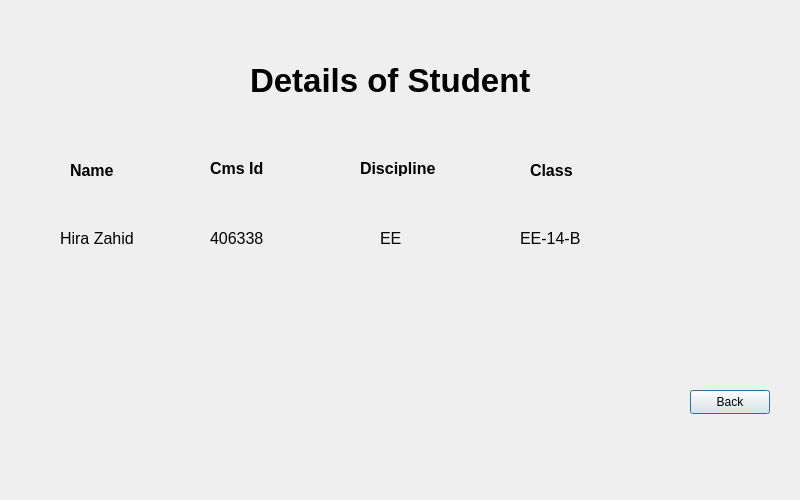
<?xml version="1.0" encoding="UTF-8"?>
<ui version="4.0">
 <class>searchstudent2</class>
 <widget class="QDialog" name="searchstudent2">
  <property name="geometry">
   <rect>
    <x>0</x>
    <y>0</y>
    <width>800</width>
    <height>500</height>
   </rect>
  </property>
  <property name="windowTitle">
   <string>FeedbackManagementSystem</string>
  </property>
  <property name="styleSheet">
   <string notr="true">background-image:url(:/images/detailsstudent.png) ;</string>
  </property>
  <widget class="QLabel" name="label">
   <property name="geometry">
    <rect>
     <x>70</x>
     <y>160</y>
     <width>51</width>
     <height>21</height>
    </rect>
   </property>
   <property name="font">
    <font>
     <pointsize>12</pointsize>
     <bold>true</bold>
    </font>
   </property>
   <property name="text">
    <string>Name</string>
   </property>
  </widget>
  <widget class="QLabel" name="label_2">
   <property name="geometry">
    <rect>
     <x>60</x>
     <y>230</y>
     <width>81</width>
     <height>16</height>
    </rect>
   </property>
   <property name="font">
    <font>
     <pointsize>12</pointsize>
    </font>
   </property>
   <property name="text">
    <string>Hira Zahid</string>
   </property>
  </widget>
  <widget class="QLabel" name="label_3">
   <property name="geometry">
    <rect>
     <x>210</x>
     <y>160</y>
     <width>61</width>
     <height>16</height>
    </rect>
   </property>
   <property name="font">
    <font>
     <pointsize>12</pointsize>
     <bold>true</bold>
    </font>
   </property>
   <property name="text">
    <string>Cms Id</string>
   </property>
  </widget>
  <widget class="QLabel" name="label_4">
   <property name="geometry">
    <rect>
     <x>360</x>
     <y>160</y>
     <width>91</width>
     <height>16</height>
    </rect>
   </property>
   <property name="font">
    <font>
     <pointsize>12</pointsize>
     <bold>true</bold>
    </font>
   </property>
   <property name="text">
    <string>Discipline</string>
   </property>
  </widget>
  <widget class="QLabel" name="label_5">
   <property name="geometry">
    <rect>
     <x>530</x>
     <y>160</y>
     <width>49</width>
     <height>21</height>
    </rect>
   </property>
   <property name="font">
    <font>
     <pointsize>12</pointsize>
     <bold>true</bold>
    </font>
   </property>
   <property name="text">
    <string>Class</string>
   </property>
  </widget>
  <widget class="QLabel" name="label_6">
   <property name="geometry">
    <rect>
     <x>210</x>
     <y>230</y>
     <width>61</width>
     <height>16</height>
    </rect>
   </property>
   <property name="font">
    <font>
     <pointsize>12</pointsize>
     <bold>false</bold>
    </font>
   </property>
   <property name="text">
    <string>406338</string>
   </property>
  </widget>
  <widget class="QLabel" name="label_7">
   <property name="geometry">
    <rect>
     <x>380</x>
     <y>230</y>
     <width>49</width>
     <height>16</height>
    </rect>
   </property>
   <property name="font">
    <font>
     <pointsize>12</pointsize>
    </font>
   </property>
   <property name="text">
    <string>EE</string>
   </property>
  </widget>
  <widget class="QLabel" name="label_8">
   <property name="geometry">
    <rect>
     <x>520</x>
     <y>230</y>
     <width>71</width>
     <height>16</height>
    </rect>
   </property>
   <property name="font">
    <font>
     <pointsize>12</pointsize>
    </font>
   </property>
   <property name="text">
    <string>EE-14-B</string>
   </property>
  </widget>
  <widget class="QPushButton" name="pushButton">
   <property name="geometry">
    <rect>
     <x>690</x>
     <y>390</y>
     <width>80</width>
     <height>24</height>
    </rect>
   </property>
   <property name="text">
    <string>Back</string>
   </property>
  </widget>
  <widget class="QLabel" name="label_9">
   <property name="geometry">
    <rect>
     <x>250</x>
     <y>60</y>
     <width>291</width>
     <height>41</height>
    </rect>
   </property>
   <property name="font">
    <font>
     <pointsize>25</pointsize>
     <bold>true</bold>
    </font>
   </property>
   <property name="text">
    <string>Details of Student</string>
   </property>
  </widget>
 </widget>
 <resources/>
 <connections/>
</ui>
